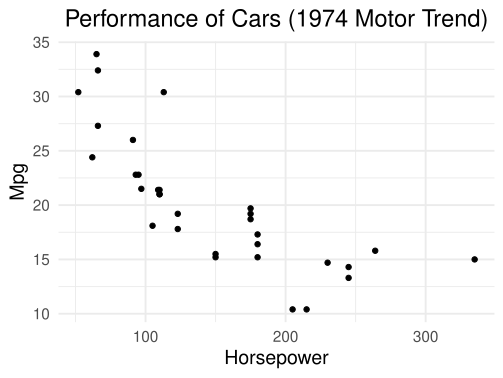

The R source for this figure:
getwd()
setwd("~/Desktop")
library(ggplot2)
theme_set(theme_minimal(base_size = 14))
library(datasets)

summary(faithful)

ggplot(data = mtcars, aes(x=hp, y=mpg)) +
  geom_point() +xlab("Horsepower") + ylab("Mpg") +
  ggtitle("Performance of Cars (1974 Motor Trend)") +
  theme(plot.title = element_text(hjust = 0.5))

ggsave("cars.pdf", device='pdf', units = 'mm', width = 128, height = 96, bg='transparent')
